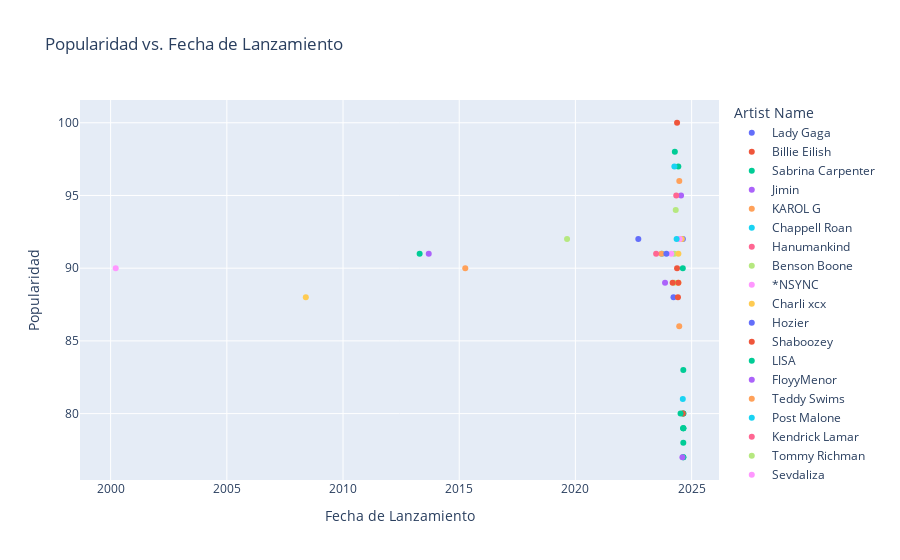

The notebook cell this image was saved under:
### Markdown cell above
Tambien mediremos la dispercion entre la popularidad y fecha de lanzamiento

### Code cell
# Gráfico de dispersión interactivo para la popularidad vs. fecha de lanzamiento
fig = px.scatter(df, x='Release Date', y='Popularity',
                 title='Popularidad vs. Fecha de Lanzamiento',
                 labels={'Release Date': 'Fecha de Lanzamiento', 'Popularity': 'Popularidad'},
                 hover_name='Song Name', color='Artist Name')
fig.show()

### Figure 1 — Plotly figure (JSON) as saved in the notebook; plotly's stock layout.template omitted (floating-point values rounded to 4 significant figures)
{"data": [{"hovertemplate": "<b>%{hovertext}</b><br><br>Artist Name=Lady Gaga<br>Fecha de Lanzamiento=%{x}<br>Popularidad=%{y}<extra></extra>", "hovertext": ["Die With A Smile"], "legendgroup": "Lady Gaga", "marker": {"color": "#636efa", "symbol": "circle"}, "mode": "markers", "name": "Lady Gaga", "orientation": "v", "showlegend": true, "type": "scatter", "x": ["2024-08-16T00:00:00"], "xaxis": "x", "y": [92], "yaxis": "y"}, {"hovertemplate": "<b>%{hovertext}</b><br><br>Artist Name=Billie Eilish<br>Fecha de Lanzamiento=%{x}<br>Popularidad=%{y}<extra></extra>", "hovertext": ["BIRDS OF A FEATHER", "WILDFLOWER"], "legendgroup": "Billie Eilish", "marker": {"color": "#EF553B", "symbol": "circle"}, "mode": "markers", "name": "Billie Eilish", "orientation": "v", "showlegend": true, "type": "scatter", "x": ["2024-05-17T00:00:00", "2024-05-17T00:00:00"], "xaxis": "x", "y": [100, 90], "yaxis": "y"}, {"hovertemplate": "<b>%{hovertext}</b><br><br>Artist Name=Sabrina Carpenter<br>Fecha de Lanzamiento=%{x}<br>Popularidad=%{y}<extra></extra>", "hovertext": ["Please Please Please", "Espresso", "Taste", "Good Graces", "Bed Chem", "Juno", "Sharpest Tool", "Coincidence", "Slim Pickins", "Dumb & Poetic", "Don’t Smile"], "legendgroup": "Sabrina Carpenter", "marker": {"color": "#00cc96", "symbol": "circle"}, "mode": "markers", "name": "Sabrina Carpenter", "orientation": "v", "showlegend": true, "type": "scatter", "x": ["2024-06-06T00:00:00", "2024-04-12T00:00:00", "2024-08-23T00:00:00", "2024-08-23T00:00:00", "2024-08-23T00:00:00", "2024-08-23T00:00:00", "2024-08-23T00:00:00", "2024-08-23T00:00:00", "2024-08-23T00:00:00", "2024-08-23T00:00:00", "2024-08-23T00:00:00"], "xaxis": "x", "y": [97, 98, 83, 80, 80, 79, 79, 79, 78, 77, 77], "yaxis": "y"}, {"hovertemplate": "<b>%{hovertext}</b><br><br>Artist Name=Jimin<br>Fecha de Lanzamiento=%{x}<br>Popularidad=%{y}<extra></extra>", "hovertext": ["Who"], "legendgroup": "Jimin", "marker": {"color": "#ab63fa", "symbol": "circle"}, "mode": "markers", "name": "Jimin", "orientation": "v", "showlegend": true, "type": "scatter", "x": ["2024-07-19T00:00:00"], "xaxis": "x", "y": [95], "yaxis": "y"}, {"hovertemplate": "<b>%{hovertext}</b><br><br>Artist Name=KAROL G<br>Fecha de Lanzamiento=%{x}<br>Popularidad=%{y}<extra></extra>", "hovertext": ["Si Antes Te Hubiera Conocido"], "legendgroup": "KAROL G", "marker": {"color": "#FFA15A", "symbol": "circle"}, "mode": "markers", "name": "KAROL G", "orientation": "v", "showlegend": true, "type": "scatter", "x": ["2024-06-21T00:00:00"], "xaxis": "x", "y": [96], "yaxis": "y"}, {"hovertemplate": "<b>%{hovertext}</b><br><br>Artist Name=Chappell Roan<br>Fecha de Lanzamiento=%{x}<br>Popularidad=%{y}<extra></extra>", "hovertext": ["Good Luck, Babe!", "HOT TO GO!"], "legendgroup": "Chappell Roan", "marker": {"color": "#19d3f3", "symbol": "circle"}, "mode": "markers", "name": "Chappell Roan", "orientation": "v", "showlegend": true, "type": "scatter", "x": ["2024-04-05T00:00:00", "2023-09-22T00:00:00"], "xaxis": "x", "y": [97, 91], "yaxis": "y"}, {"hovertemplate": "<b>%{hovertext}</b><br><br>Artist Name=Hanumankind<br>Fecha de Lanzamiento=%{x}<br>Popularidad=%{y}<extra></extra>", "hovertext": ["Big Dawgs"], "legendgroup": "Hanumankind", "marker": {"color": "#FF6692", "symbol": "circle"}, "mode": "markers", "name": "Hanumankind", "orientation": "v", "showlegend": true, "type": "scatter", "x": ["2024-07-09T00:00:00"], "xaxis": "x", "y": [92], "yaxis": "y"}, {"hovertemplate": "<b>%{hovertext}</b><br><br>Artist Name=Benson Boone<br>Fecha de Lanzamiento=%{x}<br>Popularidad=%{y}<extra></extra>", "hovertext": ["Beautiful Things", "Slow It Down"], "legendgroup": "Benson Boone", "marker": {"color": "#B6E880", "symbol": "circle"}, "mode": "markers", "name": "Benson Boone", "orientation": "v", "showlegend": true, "type": "scatter", "x": ["2024-04-05T00:00:00", "2024-04-05T00:00:00"], "xaxis": "x", "y": [91, 89], "yaxis": "y"}, {"hovertemplate": "<b>%{hovertext}</b><br><br>Artist Name=*NSYNC<br>Fecha de Lanzamiento=%{x}<br>Popularidad=%{y}<extra></extra>", "hovertext": ["Bye Bye Bye - From Deadpool and Wolverine Soundtrack"], "legendgroup": "*NSYNC", "marker": {"color": "#FF97FF", "symbol": "circle"}, "mode": "markers", "name": "*NSYNC", "orientation": "v", "showlegend": true, "type": "scatter", "x": ["2000-03-21T00:00:00"], "xaxis": "x", "y": [90], "yaxis": "y"}, {"hovertemplate": "<b>%{hovertext}</b><br><br>Artist Name=Charli xcx<br>Fecha de Lanzamiento=%{x}<br>Popularidad=%{y}<extra></extra>", "hovertext": ["Guess featuring Billie Eilish", "Apple"], "legendgroup": "Charli xcx", "marker": {"color": "#FECB52", "symbol": "circle"}, "mode": "markers", "name": "Charli xcx", "orientation": "v", "showlegend": true, "type": "scatter", "x": ["2024-08-01T00:00:00", "2024-06-07T00:00:00"], "xaxis": "x", "y": [92, 89], "yaxis": "y"}, {"hovertemplate": "<b>%{hovertext}</b><br><br>Artist Name=Hozier<br>Fecha de Lanzamiento=%{x}<br>Popularidad=%{y}<extra></extra>", "hovertext": ["Too Sweet"], "legendgroup": "Hozier", "marker": {"color": "#636efa", "symbol": "circle"}, "mode": "markers", "name": "Hozier", "orientation": "v", "showlegend": true, "type": "scatter", "x": ["2024-03-22T00:00:00"], "xaxis": "x", "y": [88], "yaxis": "y"}, {"hovertemplate": "<b>%{hovertext}</b><br><br>Artist Name=Shaboozey<br>Fecha de Lanzamiento=%{x}<br>Popularidad=%{y}<extra></extra>", "hovertext": ["A Bar Song (Tipsy)"], "legendgroup": "Shaboozey", "marker": {"color": "#EF553B", "symbol": "circle"}, "mode": "markers", "name": "Shaboozey", "orientation": "v", "showlegend": true, "type": "scatter", "x": ["2024-05-31T00:00:00"], "xaxis": "x", "y": [88], "yaxis": "y"}, {"hovertemplate": "<b>%{hovertext}</b><br><br>Artist Name=LISA<br>Fecha de Lanzamiento=%{x}<br>Popularidad=%{y}<extra></extra>", "hovertext": ["New Woman (feat. ROSALÍA)"], "legendgroup": "LISA", "marker": {"color": "#00cc96", "symbol": "circle"}, "mode": "markers", "name": "LISA", "orientation": "v", "showlegend": true, "type": "scatter", "x": ["2024-08-15T00:00:00"], "xaxis": "x", "y": [90], "yaxis": "y"}, {"hovertemplate": "<b>%{hovertext}</b><br><br>Artist Name=FloyyMenor<br>Fecha de Lanzamiento=%{x}<br>Popularidad=%{y}<extra></extra>", "hovertext": ["Gata Only"], "legendgroup": "FloyyMenor", "marker": {"color": "#ab63fa", "symbol": "circle"}, "mode": "markers", "name": "FloyyMenor", "orientation": "v", "showlegend": true, "type": "scatter", "x": ["2024-08-09T00:00:00"], "xaxis": "x", "y": [77], "yaxis": "y"}, {"hovertemplate": "<b>%{hovertext}</b><br><br>Artist Name=Teddy Swims<br>Fecha de Lanzamiento=%{x}<br>Popularidad=%{y}<extra></extra>", "hovertext": ["Lose Control"], "legendgroup": "Teddy Swims", "marker": {"color": "#FFA15A", "symbol": "circle"}, "mode": "markers", "name": "Teddy Swims", "orientation": "v", "showlegend": true, "type": "scatter", "x": ["2023-09-15T00:00:00"], "xaxis": "x", "y": [91], "yaxis": "y"}, {"hovertemplate": "<b>%{hovertext}</b><br><br>Artist Name=Post Malone<br>Fecha de Lanzamiento=%{x}<br>Popularidad=%{y}<extra></extra>", "hovertext": ["I Had Some Help (Feat. Morgan Wallen)"], "legendgroup": "Post Malone", "marker": {"color": "#19d3f3", "symbol": "circle"}, "mode": "markers", "name": "Post Malone", "orientation": "v", "showlegend": true, "type": "scatter", "x": ["2024-08-15T00:00:00"], "xaxis": "x", "y": [81], "yaxis": "y"}, {"hovertemplate": "<b>%{hovertext}</b><br><br>Artist Name=Kendrick Lamar<br>Fecha de Lanzamiento=%{x}<br>Popularidad=%{y}<extra></extra>", "hovertext": ["Not Like Us"], "legendgroup": "Kendrick Lamar", "marker": {"color": "#FF6692", "symbol": "circle"}, "mode": "markers", "name": "Kendrick Lamar", "orientation": "v", "showlegend": true, "type": "scatter", "x": ["2024-05-04T00:00:00"], "xaxis": "x", "y": [95], "yaxis": "y"}, {"hovertemplate": "<b>%{hovertext}</b><br><br>Artist Name=Tommy Richman<br>Fecha de Lanzamiento=%{x}<br>Popularidad=%{y}<extra></extra>", "hovertext": ["MILLION DOLLAR BABY"], "legendgroup": "Tommy Richman", "marker": {"color": "#B6E880", "symbol": "circle"}, "mode": "markers", "name": "Tommy Richman", "orientation": "v", "showlegend": true, "type": "scatter", "x": ["2024-04-26T00:00:00"], "xaxis": "x", "y": [94], "yaxis": "y"}, {"hovertemplate": "<b>%{hovertext}</b><br><br>Artist Name=Sevdaliza<br>Fecha de Lanzamiento=%{x}<br>Popularidad=%{y}<extra></extra>", "hovertext": ["Alibi (with Pabllo Vittar & Yseult)"], "legendgroup": "Sevdaliza", "marker": {"color": "#FF97FF", "symbol": "circle"}, "mode": "markers", "name": "Sevdaliza", "orientation": "v", "showlegend": true, "type": "scatter", "x": ["2024-06-28T00:00:00"], "xaxis": "x", "y": [92], "yaxis": "y"}, {"hovertemplate": "<b>%{hovertext}</b><br><br>Artist Name=Adam Port<br>Fecha de Lanzamiento=%{x}<br>Popularidad=%{y}<extra></extra>", "hovertext": ["Move"], "legendgroup": "Adam Port", "marker": {"color": "#FECB52", "symbol": "circle"}, "mode": "markers", "name": "Adam Port", "orientation": "v", "showlegend": true, "type": "scatter", "x": ["2024-06-07T00:00:00"], "xaxis": "x", "y": [91], "yaxis": "y"}, {"hovertemplate": "<b>%{hovertext}</b><br><br>Artist Name=Djo<br>Fecha de Lanzamiento=%{x}<br>Popularidad=%{y}<extra></extra>", "hovertext": ["End of Beginning"], "legendgroup": "Djo", "marker": {"color": "#636efa", "symbol": "circle"}, "mode": "markers", "name": "Djo", "orientation": "v", "showlegend": true, "type": "scatter", "x": ["2022-09-16T00:00:00"], "xaxis": "x", "y": [92], "yaxis": "y"}, {"hovertemplate": "<b>%{hovertext}</b><br><br>Artist Name=Ariana Grande<br>Fecha de Lanzamiento=%{x}<br>Popularidad=%{y}<extra></extra>", "hovertext": ["we can't be friends (wait for your love)"], "legendgroup": "Ariana Grande", "marker": {"color": "#EF553B", "symbol": "circle"}, "mode": "markers", "name": "Ariana Grande", "orientation": "v", "showlegend": true, "type": "scatter", "x": ["2024-03-08T00:00:00"], "xaxis": "x", "y": [89], "yaxis": "y"}, {"hovertemplate": "<b>%{hovertext}</b><br><br>Artist Name=The Neighbourhood<br>Fecha de Lanzamiento=%{x}<br>Popularidad=%{y}<extra></extra>", "hovertext": ["Sweater Weather"], "legendgroup": "The Neighbourhood", "marker": {"color": "#00cc96", "symbol": "circle"}, "mode": "markers", "name": "The Neighbourhood", "orientation": "v", "showlegend": true, "type": "scatter", "x": ["2013-04-19T00:00:00"], "xaxis": "x", "y": [91], "yaxis": "y"}, {"hovertemplate": "<b>%{hovertext}</b><br><br>Artist Name=Arctic Monkeys<br>Fecha de Lanzamiento=%{x}<br>Popularidad=%{y}<extra></extra>", "hovertext": ["I Wanna Be Yours"], "legendgroup": "Arctic Monkeys", "marker": {"color": "#ab63fa", "symbol": "circle"}, "mode": "markers", "name": "Arctic Monkeys", "orientation": "v", "showlegend": true, "type": "scatter", "x": ["2013-09-09T00:00:00"], "xaxis": "x", "y": [91], "yaxis": "y"}, {"hovertemplate": "<b>%{hovertext}</b><br><br>Artist Name=Lord Huron<br>Fecha de Lanzamiento=%{x}<br>Popularidad=%{y}<extra></extra>", "hovertext": ["The Night We Met"], "legendgroup": "Lord Huron", "marker": {"color": "#FFA15A", "symbol": "circle"}, "mode": "markers", "name": "Lord Huron", "orientation": "v", "showlegend": true, "type": "scatter", "x": ["2015-04-06T00:00:00"], "xaxis": "x", "y": [90], "yaxis": "y"}, {"hovertemplate": "<b>%{hovertext}</b><br><br>Artist Name=Myles Smith<br>Fecha de Lanzamiento=%{x}<br>Popularidad=%{y}<extra></extra>", "hovertext": ["Stargazing"], "legendgroup": "Myles Smith", "marker": {"color": "#19d3f3", "symbol": "circle"}, "mode": "markers", "name": "Myles Smith", "orientation": "v", "showlegend": true, "type": "scatter", "x": ["2024-05-10T00:00:00"], "xaxis": "x", "y": [92], "yaxis": "y"}, {"hovertemplate": "<b>%{hovertext}</b><br><br>Artist Name=The Weeknd<br>Fecha de Lanzamiento=%{x}<br>Popularidad=%{y}<extra></extra>", "hovertext": ["One Of The Girls (with JENNIE, Lily Rose Depp)"], "legendgroup": "The Weeknd", "marker": {"color": "#FF6692", "symbol": "circle"}, "mode": "markers", "name": "The Weeknd", "orientation": "v", "showlegend": true, "type": "scatter", "x": ["2023-06-23T00:00:00"], "xaxis": "x", "y": [91], "yaxis": "y"}, {"hovertemplate": "<b>%{hovertext}</b><br><br>Artist Name=Taylor Swift<br>Fecha de Lanzamiento=%{x}<br>Popularidad=%{y}<extra></extra>", "hovertext": ["Cruel Summer"], "legendgroup": "Taylor Swift", "marker": {"color": "#B6E880", "symbol": "circle"}, "mode": "markers", "name": "Taylor Swift", "orientation": "v", "showlegend": true, "type": "scatter", "x": ["2019-08-23T00:00:00"], "xaxis": "x", "y": [92], "yaxis": "y"}, {"hovertemplate": "<b>%{hovertext}</b><br><br>Artist Name=Dasha<br>Fecha de Lanzamiento=%{x}<br>Popularidad=%{y}<extra></extra>", "hovertext": ["Austin (Boots Stop Workin')"], "legendgroup": "Dasha", "marker": {"color": "#FF97FF", "symbol": "circle"}, "mode": "markers", "name": "Dasha", "orientation": "v", "showlegend": true, "type": "scatter", "x": ["2024-02-16T00:00:00"], "xaxis": "x", "y": [91], "yaxis": "y"}, {"hovertemplate": "<b>%{hovertext}</b><br><br>Artist Name=Coldplay<br>Fecha de Lanzamiento=%{x}<br>Popularidad=%{y}<extra></extra>", "hovertext": ["Viva La Vida"], "legendgroup": "Coldplay", "marker": {"color": "#FECB52", "symbol": "circle"}, "mode": "markers", "name": "Coldplay", "orientation": "v", "showlegend": true, "type": "scatter", "x": ["2008-05-26T00:00:00"], "xaxis": "x", "y": [88], "yaxis": "y"}, {"hovertemplate": "<b>%{hovertext}</b><br><br>Artist Name=Feid<br>Fecha de Lanzamiento=%{x}<br>Popularidad=%{y}<extra></extra>", "hovertext": ["LUNA"], "legendgroup": "Feid", "marker": {"color": "#636efa", "symbol": "circle"}, "mode": "markers", "name": "Feid", "orientation": "v", "showlegend": true, "type": "scatter", "x": ["2023-12-01T00:00:00"], "xaxis": "x", "y": [91], "yaxis": "y"}, {"hovertemplate": "<b>%{hovertext}</b><br><br>Artist Name=Kapo<br>Fecha de Lanzamiento=%{x}<br>Popularidad=%{y}<extra></extra>", "hovertext": ["UWAIE", "Ohnana"], "legendgroup": "Kapo", "marker": {"color": "#EF553B", "symbol": "circle"}, "mode": "markers", "name": "Kapo", "orientation": "v", "showlegend": true, "type": "scatter", "x": ["2024-08-15T00:00:00", "2024-06-06T00:00:00"], "xaxis": "x", "y": [80, 89], "yaxis": "y"}, {"hovertemplate": "<b>%{hovertext}</b><br><br>Artist Name=Artemas<br>Fecha de Lanzamiento=%{x}<br>Popularidad=%{y}<extra></extra>", "hovertext": ["i like the way you kiss me"], "legendgroup": "Artemas", "marker": {"color": "#00cc96", "symbol": "circle"}, "mode": "markers", "name": "Artemas", "orientation": "v", "showlegend": true, "type": "scatter", "x": ["2024-07-11T00:00:00"], "xaxis": "x", "y": [80], "yaxis": "y"}, {"hovertemplate": "<b>%{hovertext}</b><br><br>Artist Name=The Kid LAROI<br>Fecha de Lanzamiento=%{x}<br>Popularidad=%{y}<extra></extra>", "hovertext": ["NIGHTS LIKE THIS"], "legendgroup": "The Kid LAROI", "marker": {"color": "#ab63fa", "symbol": "circle"}, "mode": "markers", "name": "The Kid LAROI", "orientation": "v", "showlegend": true, "type": "scatter", "x": ["2023-11-10T00:00:00"], "xaxis": "x", "y": [89], "yaxis": "y"}, {"hovertemplate": "<b>%{hovertext}</b><br><br>Artist Name=Peso Pluma<br>Fecha de Lanzamiento=%{x}<br>Popularidad=%{y}<extra></extra>", "hovertext": ["LA PATRULLA"], "legendgroup": "Peso Pluma", "marker": {"color": "#FFA15A", "symbol": "circle"}, "mode": "markers", "name": "Peso Pluma", "orientation": "v", "showlegend": true, "type": "scatter", "x": ["2024-06-20T00:00:00"], "xaxis": "x", "y": [86], "yaxis": "y"}], "layout": {"legend": {"title": {"text": "Artist Name"}, "tracegroupgap": 0}, "title": {"text": "Popularidad vs. Fecha de Lanzamiento"}, "xaxis": {"anchor": "y", "domain": [0, 1], "title": {"text": "Fecha de Lanzamiento"}}, "yaxis": {"anchor": "x", "domain": [0, 1], "title": {"text": "Popularidad"}}}}
